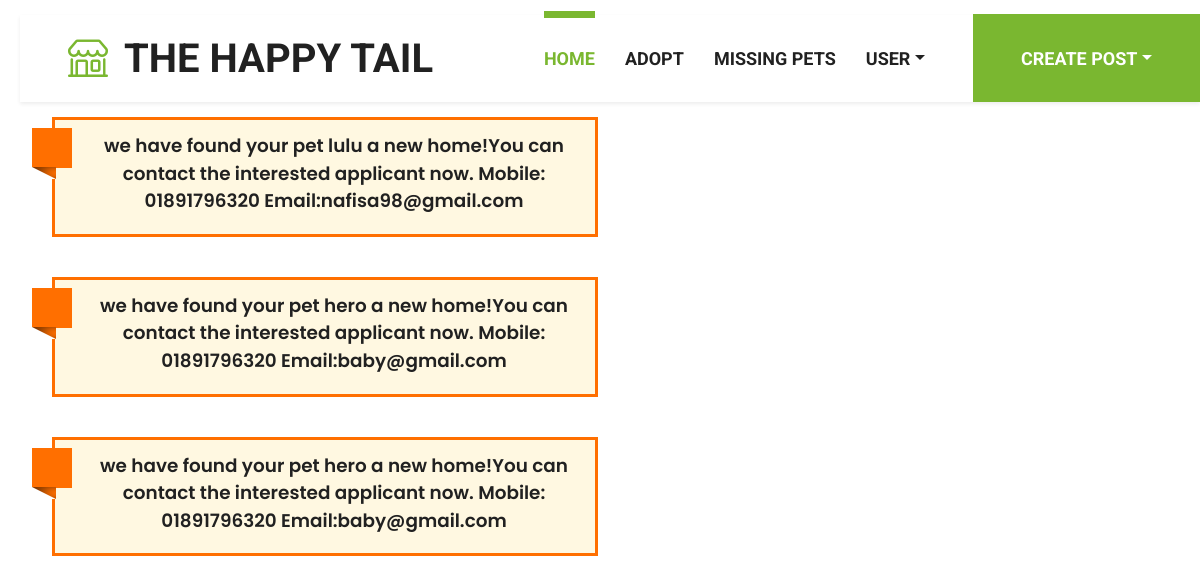
The app's page /user/notifications/ (signed in) with its own data.
### customuser/models.py (models this page shows)
class Notification(models.Model):
    recipient = models.ForeignKey(CustomUser, on_delete=models.CASCADE)
    message = models.CharField(max_length=255)
    timestamp = models.DateTimeField(auto_now_add=True)

### customuser/views.py (the view)
# urls.py: path('notifications/', notifications, name='notifications'),
@login_required
def notifications(request):
    user=CustomUser.objects.get(email=request.user.username)
    notifications = Notification.objects.filter(recipient=user).order_by('-timestamp')
    return render(request, 'notification.html', {'notifications': notifications})

### templates/notification.html (shortened to what this page needs)
<!DOCTYPE html>
<html>
    {% include 'navbar.html' %}
	{% load static %}
<body>
    <div class="container-fluid text-center">
        {% if notifications %}
		{% for notification in notifications %}
        <div class="row">
         <div class="col-xs-12 col-sm-6 col-sm-offset-3">
           <div class="new-message-box">
                         <div class="new-message-box-alert">
                             <div class="info-tab tip-icon-alert" title="error"></div>
                             <div class="tip-box-alert">
                                 <p>{{notification.message}}</p>
                             </div>
                         </div>
                     </div>
     </div>
     </div>
     {% endfor %}
     {% else %}
    </br></br></br></br></br>
					<h5 class="text-center">No notifications for you.</h5>
				{% endif %}
</body>
</html>

### static/css/style.css (style rules this page uses)
:root { --primary: #7AB730; --secondary: #FFD33C; --light: #F3F3F3; --dark: #212121; }

### templates/notification.html (style rules this page uses)
body, .new-message-box { margin: 15px 0; padding-left: 20px; margin-bottom: 25px!important; }
.new-message-box p { font-size: 1.15em; font-weight: 600; }
.info-tab { width: 40px; height: 40px; display: inline-block; position: relative; top: 8px; }
.info-tab { float: left; margin-left: -23px; }
.note-box, .warning-box, .tip-box-success, .tip-box-danger, .tip-box-warning, .tip-box-info, .tip-box-alert { padding: 12px 8px 3px 26px; }
.new-message-box-alert { background: #FF6F00; padding: 3px; margin: 10px 0; }
.tip-box-alert { color: #212121; background: #FFF8E1; }
.tip-icon-alert { background: #FF6F00; }
.tip-icon-alert::before { font-size: 25px; content:"\f06a"; top: 8px; left: 11px; font-family: FontAwesome; position: absolute; color: white }
body { background-color:#ffffff; }

### records on screen
Notification: message "we have found your pet lulu a new home!You can contact the interested applicant now. Mobile: 01891796320 Email:nafisa98@gmail.com"
Notification: message "we have found your pet hero a new home!You can contact the interested applicant now. Mobile: 01891796320 Email:baby@gmail.com"
Notification: message "we have found your pet hero a new home!You can contact the interested applicant now. Mobile: 01891796320 Email:baby@gmail.com"
